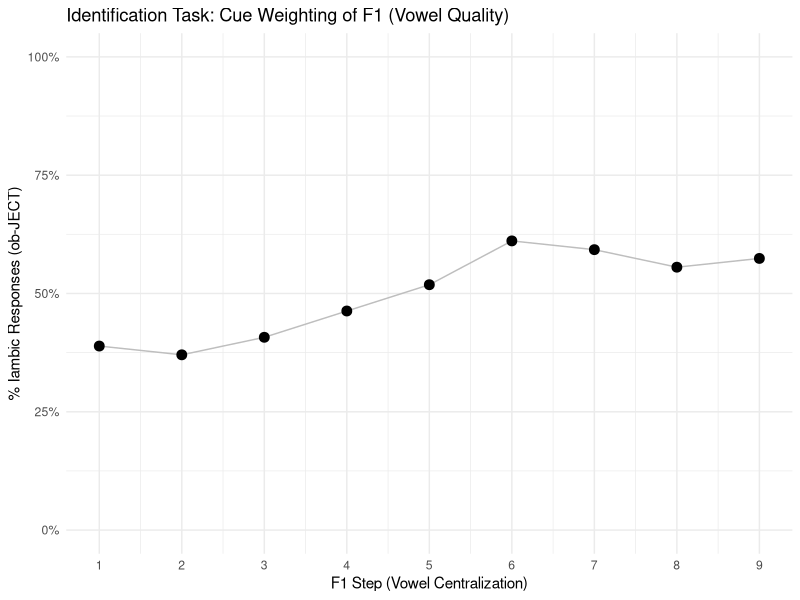
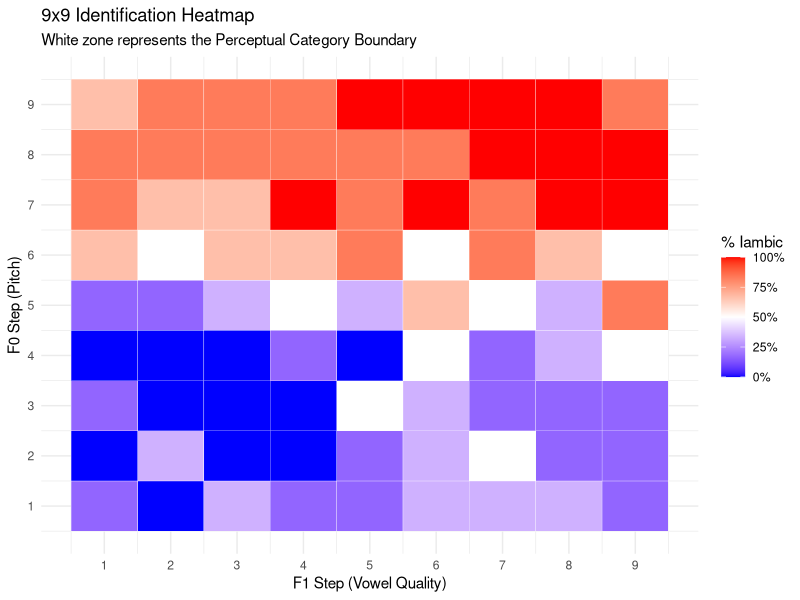
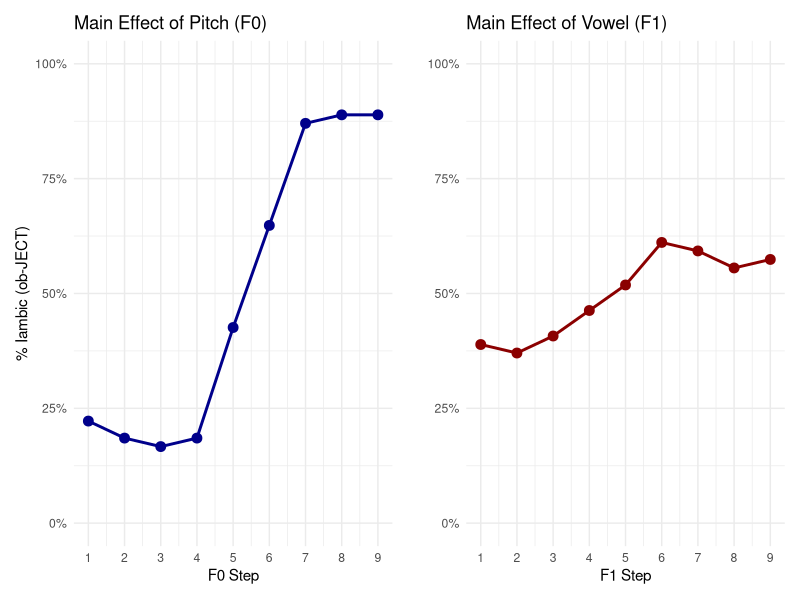
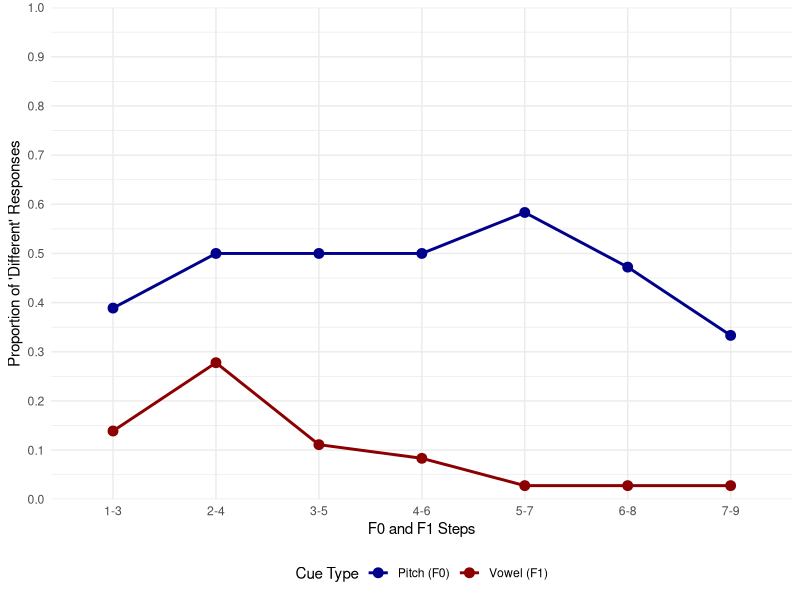
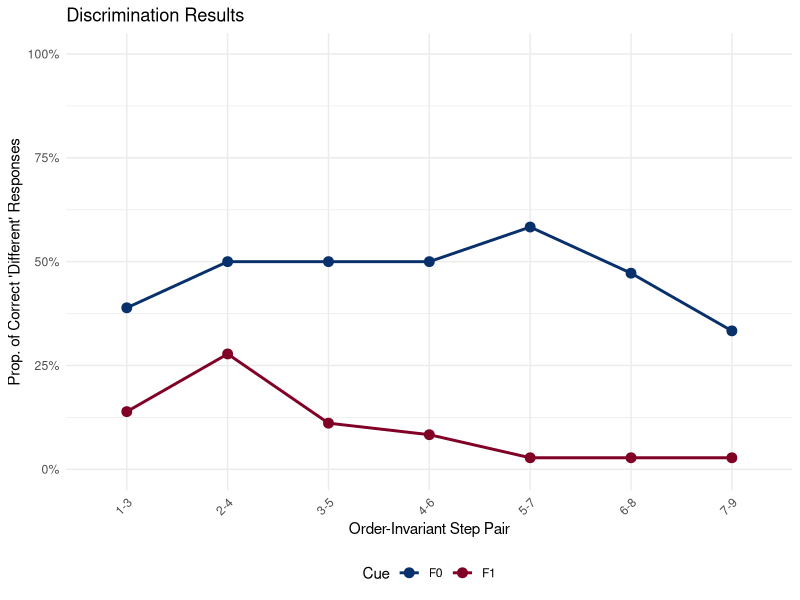
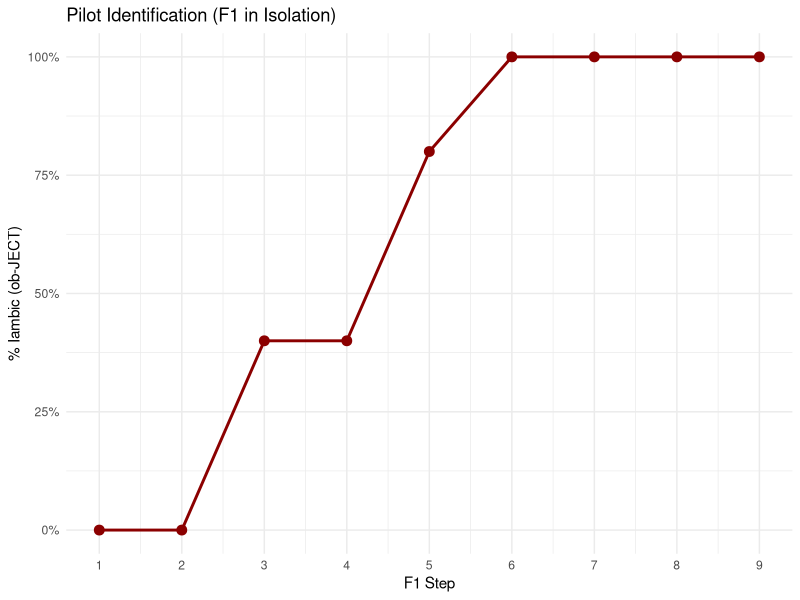
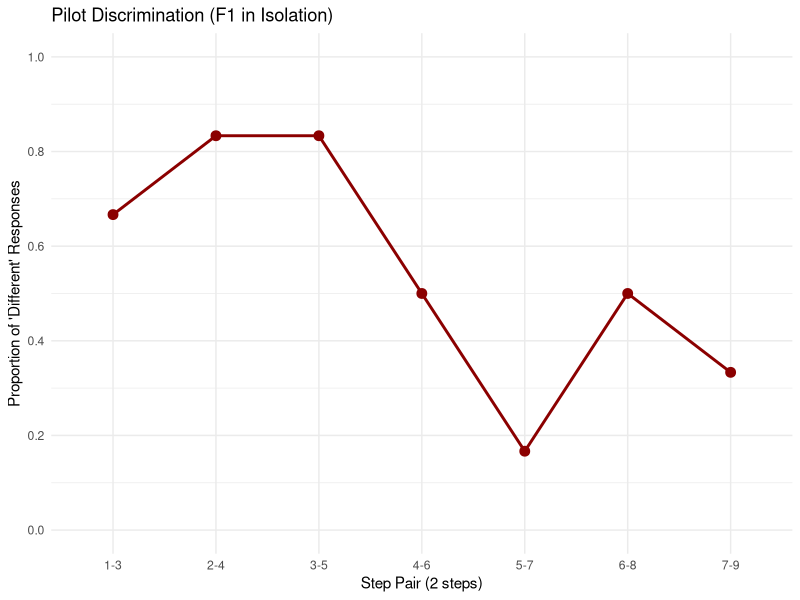
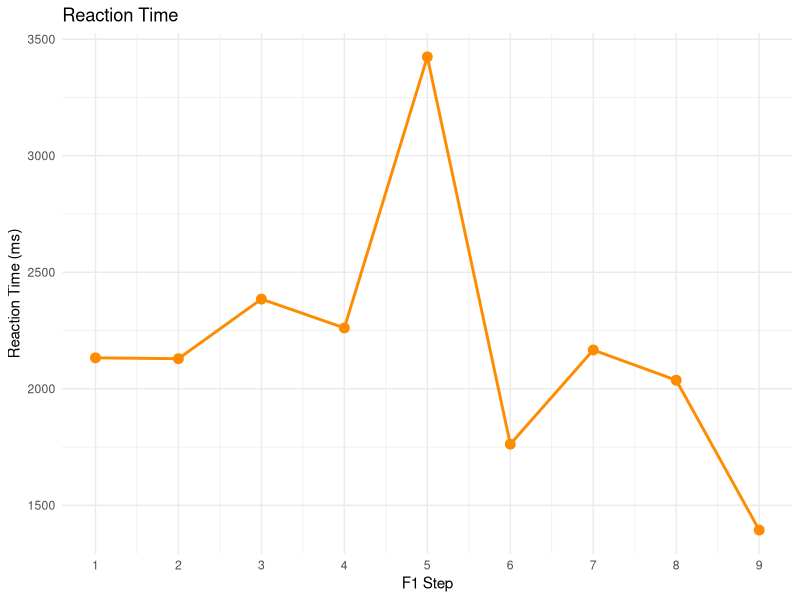

The R script that drew these images, in order:
## ---- chunk 1
library(tidyverse)
library(patchwork)
## ---- chunk 2
spp_data <- read_csv("data/spp_data.csv")
## ---- chunk 3

id_plot_data <- spp_data %>%
  filter(rownum <= 81) %>%
  mutate(
    f0 = as.numeric(f0), 
    f1 = as.numeric(f1)
  ) %>%
  group_by(f1) %>%
  summarise(
    prop_iambic = mean(percept == "iambic", na.rm = TRUE),
    prop_trochaic = mean(percept == "trochaic", na.rm = TRUE),
    .groups = "drop"
  )

# 2. Create the ggplot
ggplot(id_plot_data, aes(x = f1, y = prop_iambic)) +
  geom_line(aes(group = 1), color = "gray") +
  geom_point(size = 3) +
  scale_x_continuous(breaks = 1:9) +
  scale_y_continuous(labels = scales::percent, limits = c(0, 1)) +
  labs(
    title = "Identification Task: Cue Weighting of F1 (Vowel Quality)",
    x = "F1 Step (Vowel Centralization)",
    y = "% Iambic Responses (ob-JECT)"
  ) +
  theme_minimal()
## ---- chunk 4
id_heatmap_data <- spp_data %>%
  filter(rownum <= 81) %>%
  mutate(
    f0 = as.numeric(f0),
    f1 = as.numeric(f1)
  ) %>%
  group_by(f0, f1) %>%
  summarise(
    prop_iambic = mean(percept == "iambic", na.rm = TRUE),
    .groups = "drop"
  )

# 2. Create the Heatmap
ggplot(id_heatmap_data, aes(x = f1, y = f0, fill = prop_iambic)) +
  geom_tile(color = "white") +
  scale_fill_gradient2(
    low = "blue",      # Low % iambic (Trochaic/Noun)
    mid = "white",     # The 50% Perceptual Boundary
    high = "red",      # High % iambic (Iambic/Verb)
    midpoint = 0.5,
    labels = scales::percent
  ) +
  scale_x_continuous(breaks = 1:9) +
  scale_y_continuous(breaks = 1:9) +
  labs(
    title = "9x9 Identification Heatmap",
    subtitle = "White zone represents the Perceptual Category Boundary",
    x = "F1 Step (Vowel Quality)",
    y = "F0 Step (Pitch)",
    fill = "% Iambic"
  ) +
  theme_minimal()
## ---- chunk 5
# Prep the data
clean_data <- spp_data %>%
  filter(rownum <= 81) %>%
  mutate(
    f0 = as.numeric(f0),
    f1 = as.numeric(f1),
    is_iambic = ifelse(percept == "iambic", 1, 0)
  )

# Plot 1: The F0 (Pitch) Trend
f0_plot <- clean_data %>%
  group_by(f0) %>%
  summarise(prop = mean(is_iambic, na.rm = TRUE)) %>%
  ggplot(aes(x = f0, y = prop)) +
  geom_point(size = 3, color = "darkblue") +
  geom_line(color = "darkblue", size = 1) +
  scale_x_continuous(breaks = 1:9) +
  scale_y_continuous(labels = scales::percent, limits = c(0, 1)) +
  labs(title = "Main Effect of Pitch (F0)", x = "F0 Step", y = "% Iambic (ob-JECT)") +
  theme_minimal()

# Plot 2: The F1 (Vowel) Trend
f1_plot <- clean_data %>%
  group_by(f1) %>%
  summarise(prop = mean(is_iambic, na.rm = TRUE)) %>%
  ggplot(aes(x = f1, y = prop)) +
  geom_point(size = 3, color = "darkred") +
  geom_line(color = "darkred", size = 1) +
  scale_x_continuous(breaks = 1:9) +
  scale_y_continuous(labels = scales::percent, limits = c(0, 1)) +
  labs(title = "Main Effect of Vowel (F1)", x = "F1 Step", y = "") +
  theme_minimal()

# Show them together (Requires patchwork package)
f0_plot + f1_plot
## ---- chunk 6
clean_data <- spp_data %>%
  filter(rownum <= 81) %>% #get only identification trials!!!!!!!!
  mutate(
    f0 = as.numeric(f0),
    f1 = as.numeric(f1),
    is_iambic = ifelse(percept == "iambic", 1, 0)
  )

f0_summary <- clean_data %>%
  group_by(f0) %>%
  summarise(prop = mean(is_iambic, na.rm = TRUE))

f0_summary
## ---- chunk 7
discrim_data <- spp_data %>%
  filter(trialText == "LEFT = SAME SOUND; RIGHT = DIFFERENT SOUND") %>%
  mutate(diff_resp = ifelse(percept == "different", 1, 0)) %>%
  mutate(diff_true = ifelse(stim1 == stim2, 0, 1)) %>%
  mutate(
    cue_type = case_when(
      grepl(",", f0) ~ "F0",
      grepl(",", f1) ~ "F1",
      TRUE ~ "Same"
    )
  ) %>%
  mutate(order_invariant_pair = case_when(
    cue_type == "F0" ~ sapply(strsplit(as.character(f0), ",\\s*"), 
                              function(x) paste(sort(as.numeric(x)), collapse="-")),
    cue_type == "F1" ~ sapply(strsplit(as.character(f1), ",\\s*"), 
                              function(x) paste(sort(as.numeric(x)), collapse="-")),
    cue_type == "Same" ~ paste0(f0, "-", f0)
  ))
## ---- chunk 8
plot_data <- discrim_data %>% filter(cue_type != "Same")

ggplot(plot_data, aes(x = order_invariant_pair, y = diff_resp, color = cue_type, group = cue_type)) +
  stat_summary(fun = mean, geom = "line", size = 1) +
  stat_summary(fun = mean, geom = "point", size = 3) +
  theme_minimal() +
  scale_y_continuous(
    limits = c(0, 1),
    breaks = seq(0, 1, 0.1),
    expand = c(0, 0)
  ) + labs(x = "F0 and F1 Steps", y = "Proportion of 'Different' Responses", color = "Cue Type") +
  scale_color_manual(
    values = c("F0" = "darkblue", "F1" = "darkred"),
    labels = c("F0" = "Pitch (F0)", "F1" = "Vowel (F1)") 
  ) +
theme(legend.position = "bottom")
## ---- chunk 9
ggplot(filter(discrim_data, cue_type != "Same"),
       aes(x = order_invariant_pair, y = diff_resp, color = cue_type)) +
  
  # stat_summary calculates the mean of your 0s and 1s
  stat_summary(fun = mean, geom = "line", aes(group = cue_type), size = 1) +
  stat_summary(fun = mean, geom = "point", size = 3) +
  
  # Aesthetics to match the 'minimal' and rotated look
  scale_y_continuous(labels = scales::percent, limits = c(0, 1)) +
  scale_color_manual(values = c("F0" = "#08306b", "F1" = "#800026")) +
  
  labs(
    title = "Discrimination Results",
    x = "Order-Invariant Step Pair",
    y = "Prop. of Correct 'Different' Responses",
    color = "Cue"
  ) +
  theme_minimal() +
  theme(
    axis.text.x = element_text(angle = 45, hjust = 1),
    legend.position = "bottom"
  )
## ---- chunk 10
discrim_summary <- discrim_data %>%
  filter(diff_true == 1) %>% # Only look at trials where a change actually happened
  group_by(cue_type, order_invariant_pair) %>%
  summarise(
    prop_diff = mean(diff_resp, na.rm = TRUE),
    n = n()
  ) %>%
  arrange(cue_type, order_invariant_pair)

# View the results
print(discrim_summary)
## ---- chunk 11
pilot_data <- read.csv("data/pilot_trials.csv") %>%
  filter(type == "test") %>%
  mutate(
    is_ax = grepl(",", f1) | stim2 != "",
    is_iambic = ifelse(response == "left", 1, 0),
    pressed_different = ifelse(response == "right", 1, 0)
  )

pilot_id <- pilot_data %>% filter(is_ax == FALSE) %>% mutate(f1_step = as.numeric(f1))
pilot_ax <- pilot_data %>% filter(is_ax == TRUE & grepl(",", f1)) # Only 'Different' trials


pilot_id_plot <- pilot_id %>%
  group_by(f1_step) %>%
  summarise(prop = mean(is_iambic, na.rm = TRUE)) %>%
  ggplot(aes(x = f1_step, y = prop)) +
  geom_point(size = 3, color = "darkred") +
  geom_line(color = "darkred", linewidth = 1) +
  scale_x_continuous(breaks = 1:9) +
  scale_y_continuous(labels = scales::percent, limits = c(0, 1)) +
  labs(title = "Pilot Identification (F1 in Isolation)", 
       x = "F1 Step", 
       y = "% Iambic (ob-JECT)") +
  theme_minimal()


pilot_ax_plot <- pilot_ax %>%
  mutate(f1 = gsub("\\s*,\\s*", "-", f1)) %>%
  group_by(f1) %>%
  summarise(prop_diff = mean(pressed_different, na.rm = TRUE)) %>%
  ggplot(aes(x = f1, y = prop_diff, group = 1)) +
  geom_point(size = 3, color = "darkred") +
  geom_line(color = "darkred", linewidth = 1) +
  scale_y_continuous(limits = c(0, 1), breaks = seq(0, 1, 0.2)) +
  labs(title = "Pilot Discrimination (F1 in Isolation)", 
       x = "Step Pair (2 steps)", 
       y = "Proportion of 'Different' Responses") +
  theme_minimal()


pilot_rt_plot <- pilot_id %>%
  group_by(f1_step) %>%
  summarise(mean_rt = mean(RT, na.rm = TRUE)) %>%
  ggplot(aes(x = f1_step, y = mean_rt)) +
  geom_point(size = 3, color = "darkorange") +
  geom_line(color = "darkorange", linewidth = 1) +
  scale_x_continuous(breaks = 1:9) +
  labs(title = "Reaction Time", 
       x = "F1 Step", 
       y = "Reaction Time (ms)") +
  theme_minimal()

# Display
pilot_id_plot
pilot_ax_plot
pilot_rt_plot
